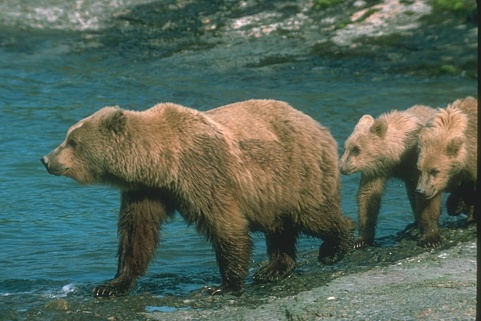
#> input picture Demos/Demo 4/100075-Bear.jpg, 481 x 321 px
$ jupyter execute Demo_4_Superpixel.ipynb
#> lines starting #> are read from the running program, lines starting #| are printed output that depends on the picture
[cell 1]
# Example taken from https://www.pyimagesearch.com/2014/07/28/a-slic-superpixel-tutorial-using-python/
# For detailed implementations, follow https://medium.com/@darshita1405/superpixels-and-slic-6b2d8a6e4f08

[cell 2]
# import the necessary packages
from skimage.segmentation import slic # Super Linear Iterative Clusterring
from skimage.segmentation import mark_boundaries
from skimage.util import img_as_float
from skimage import io
import matplotlib.pyplot as plt

# load the image and convert it to a floating point data type
image = img_as_float(io.imread('100075-Bear.jpg'))

plt.imshow(image), plt.axis("off")

# loop over the number of segments
for numSegments in (50, 100, 200, 300):
    # apply SLIC and extract (approximately) the supplied number
    # of segments
    segments = slic(image, n_segments = numSegments, sigma = 5)
    # show the output of SLIC
    fig = plt.figure("Superpixels -- %d segments" % (numSegments))
    ax = fig.add_subplot(1, 1, 1)
    ax.imshow(mark_boundaries(image, segments))
    plt.title("Superpixels -- %d segments" % (numSegments))
    plt.axis("off")
#> this loop made 4 passes
#> pass 1, `segments = slic(image, n_segments = numSegments, sigma = 5)`:
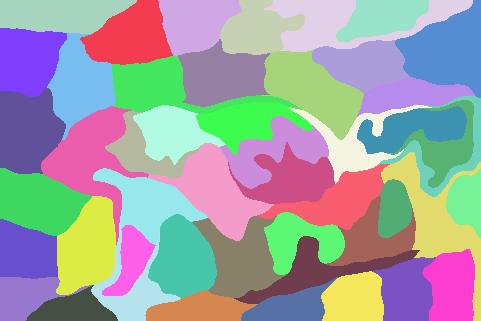
#> segments: shape (321, 481) int64; 48 distinct labels, from 1 to 48; one colour per label, 0 black

# show the plots
plt.show()

[cell 3]
# Fixing the number of segments, changing the compactness
plt.imshow(image), plt.axis("off")

# compactness: Balances color proximity and space proximity. Higher values give more weight to space proximity,
# making superpixel shapes more square/cubic.

num_segments = 100
# loop over the number of segments
for compact in (1, 10, 100):  # Default value of compactness is 10
    # apply SLIC and extract (approximately) the supplied number
    # of segments
    segments = slic(image, n_segments = num_segments, compactness=compact, sigma = 5)
    # show the output of SLIC
    fig = plt.figure("Superpixels compactness --- %.2fd" % (compact))
    ax = fig.add_subplot(1, 1, 1)
    ax.imshow(mark_boundaries(image, segments))
    plt.title("Superpixels -- %d segments -- %.2f compactness" % (num_segments, compact))
    plt.axis("off")
#> this loop made 3 passes
#> pass 1, `segments = slic(image, n_segments = num_segments, compactness=compact,..`:
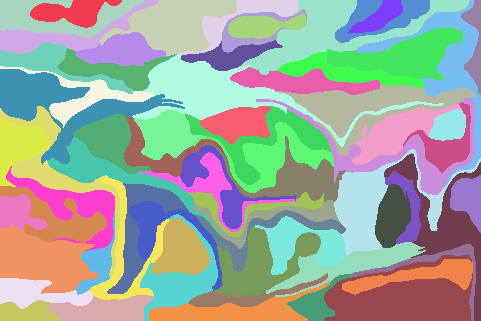
#> segments: shape (321, 481) int64; 69 distinct labels, from 1 to 69; one colour per label, 0 black
#> pass 3, `segments = slic(image, n_segments = num_segments, compactness=compact,..`:
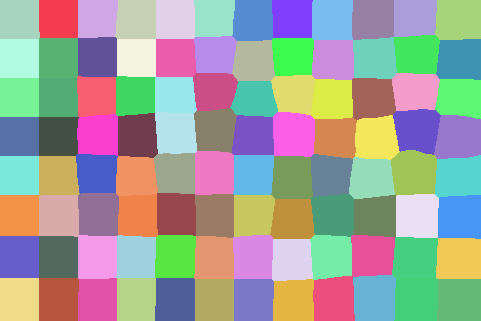
#> segments: shape (321, 481) int64; 96 distinct labels, from 1 to 96; one colour per label, 0 black

# show the plots
plt.show()

[cell 4]
# Fixing the number of segments, changing the compactness, iterative version to cause convergence of superpixels
# set number of iterations to limit runtime if superpixels do not converge
plt.imshow(image), plt.axis("off")

num_segments = 100
compact = 10
# loop over the number of segments
for max_i in (1, 2, 3, 4, 5):  # Default value of max_iter = 5
    # apply SLIC and extract (approximately) the supplied number
    # of segments
    segments = slic(image, n_segments = num_segments, compactness=compact,
                  max_iter=max_i, sigma = 5)
    # show the output of SLIC
    fig = plt.figure("Superpixels compactness --- %d" % (max_i))
    ax = fig.add_subplot(1, 1, 1)
    ax.imshow(mark_boundaries(image, segments))
    plt.title("Superpixels -- %d segments -- %.2f max_iter" % (num_segments, max_i))
    plt.axis("off")
#> this loop made 5 passes
#> pass 1, `segments = slic(image, n_segments = num_segments, compactness=compact,..`:
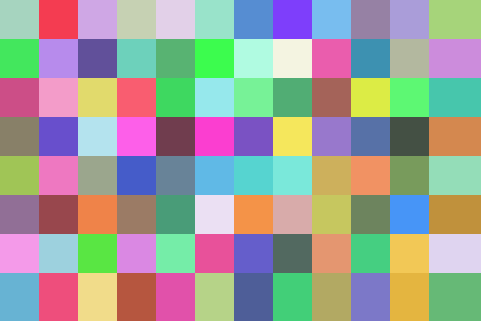
#> segments: shape (321, 481) int64; 96 distinct labels, from 1 to 96; one colour per label, 0 black
#> pass 2, `segments = slic(image, n_segments = num_segments, compactness=compact,..`:
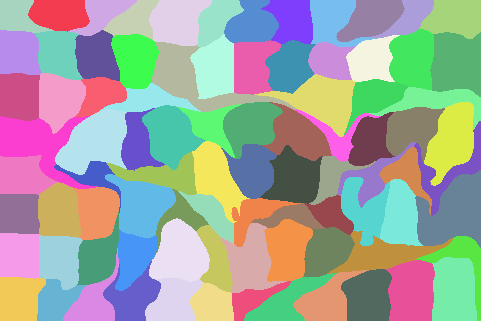
#> segments: shape (321, 481) int64; 87 distinct labels, from 1 to 87; one colour per label, 0 black
#> pass 3, `segments = slic(image, n_segments = num_segments, compactness=compact,..`:
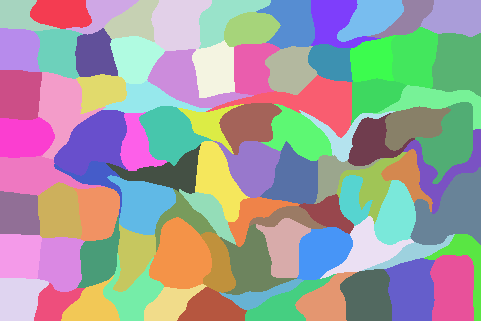
#> segments: shape (321, 481) int64; 88 distinct labels, from 1 to 88; one colour per label, 0 black

# show the plots
plt.show()
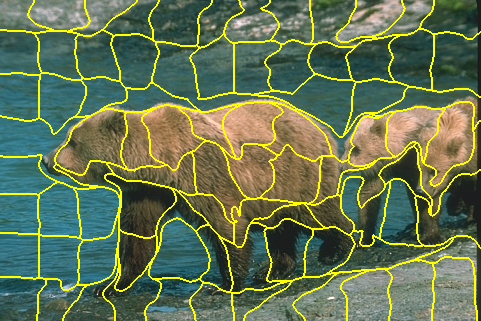
#> shown: shape (321, 481, 3) float64; mean R, G, B 0.395, 0.457, 0.316
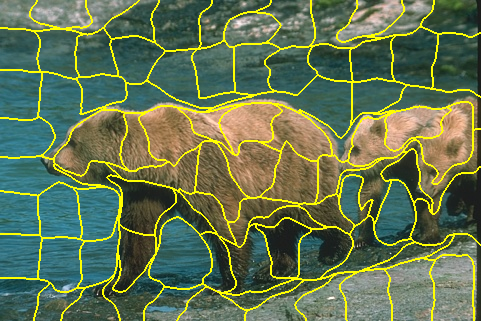
#> shown: shape (321, 481, 3) float64; mean R, G, B 0.395, 0.457, 0.316
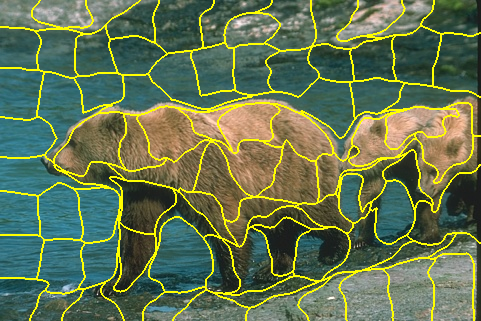
#> shown: shape (321, 481, 3) float64; mean R, G, B 0.395, 0.457, 0.316
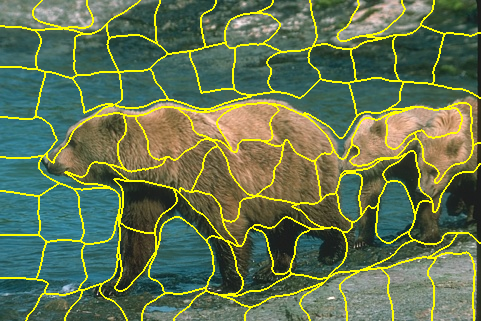
#> shown: shape (321, 481, 3) float64; mean R, G, B 0.394, 0.457, 0.316

$ run again, with Demos/Demo 4/130034-crocodile.jpg copied over Demos/Demo 4/100075-Bear.jpg
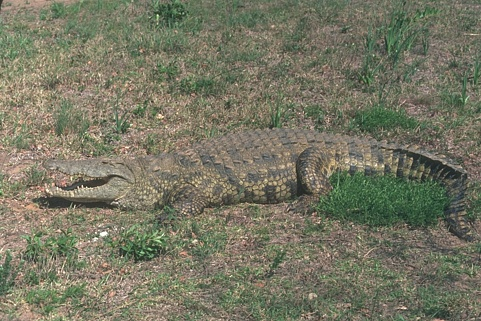
#> input picture Demos/Demo 4/130034-crocodile.jpg, 481 x 321 px
#> the loop `for compact in (1, 10, 100):` made 3 passes
#> pass 1, `segments = slic(image, n_segments = num_segments, compactness=compact,..`:
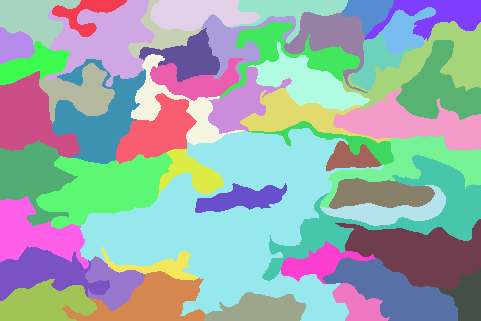
#> segments: shape (321, 481) int64; 51 distinct labels, from 1 to 51; one colour per label, 0 black
#> `plt.show()`:
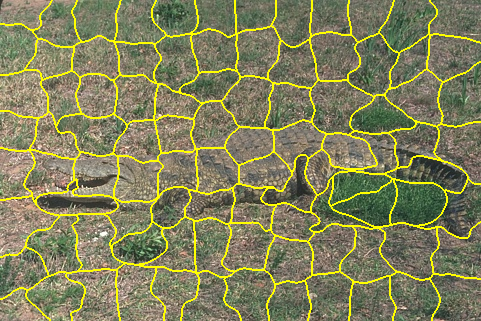
#> shown: shape (321, 481, 3) float64; mean R, G, B 0.511, 0.51, 0.353
